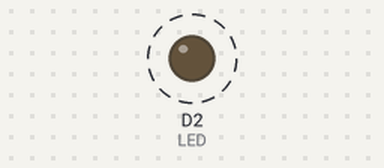
Simulated run of this program. Board: Arduino MKR. Parts: output pins drawn as LEDs (lit = HIGH). Dashed ring = blinking.

Above: at 0.02 s.
Timing chart, 0 to 3.0 s (numbered marks = the images above):
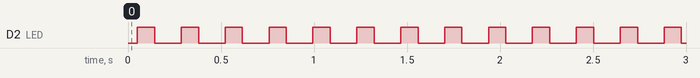

Measured:
- by itself, D2 (LED): alternates HIGH for 0.09 s and LOW for 0.14 s

The program:

main.cpp
```cpp
#include <Arduino.h>
#include <Wire.h>

#define peri_addr 9

int LED = 2;

int receivedData; // Val de reception de la donnée mappé du controler
int vitesseBlink; // Val vitesse de blink

// fonction à exécuter lorsque des données sont reçues du periphérique
void receiveEvent(int bytes) {
  receivedData = Wire.read();    // lire un caractère à partir de l'I2C qui sera entre 1-255
}

void setup() {

  pinMode (LED, OUTPUT);

  // Démarrer le bus I2C comme periphérique à l'adresse 9
  Wire.begin(peri_addr);

  // Attachez une fonction qui se déclenche lorsque une donée est reçue
  Wire.onReceive(receiveEvent);

  Serial.begin(9600);

}

void loop() {

  delay(50);

  // Calcul valeur de vitesse de blink entre 100 et 2000 ms
  vitesseBlink = map(receivedData, 1, 255, 100, 2000);

  digitalWrite(LED, HIGH);
  delay(vitesseBlink);
  digitalWrite(LED, LOW);
  delay(vitesseBlink);

}
```
